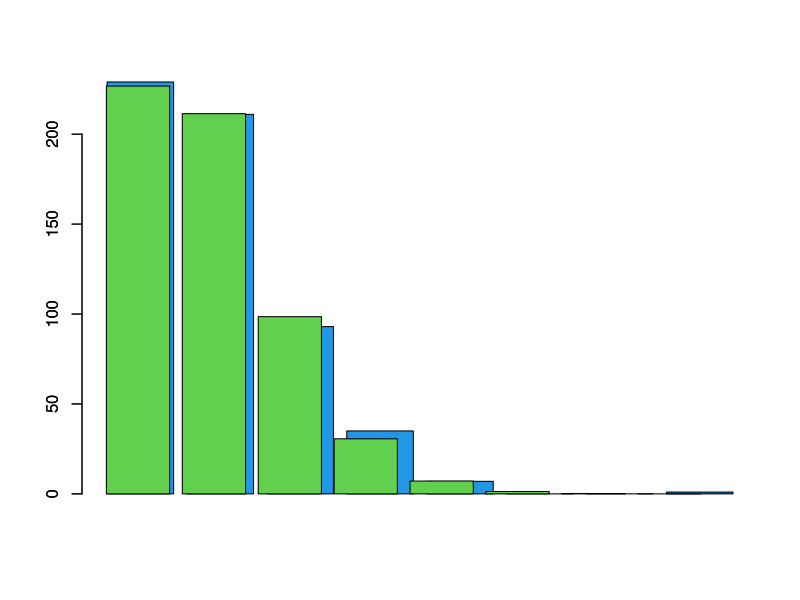
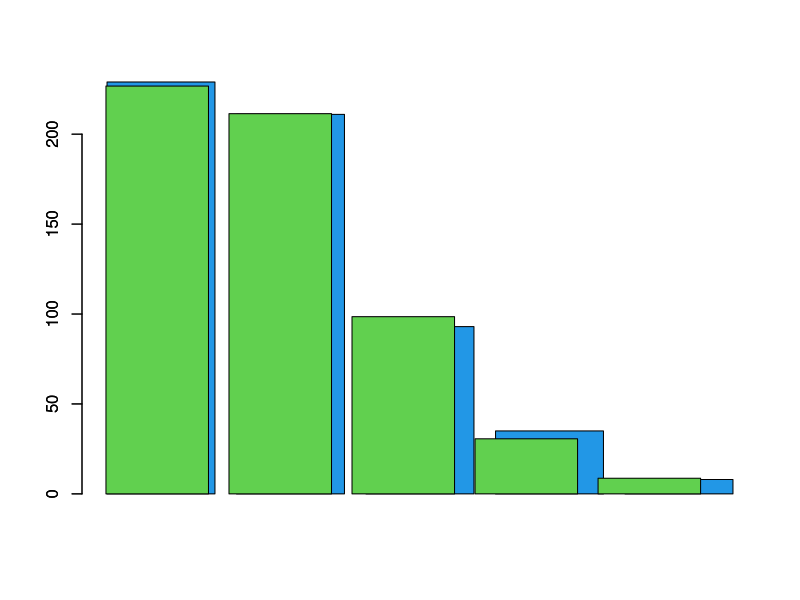
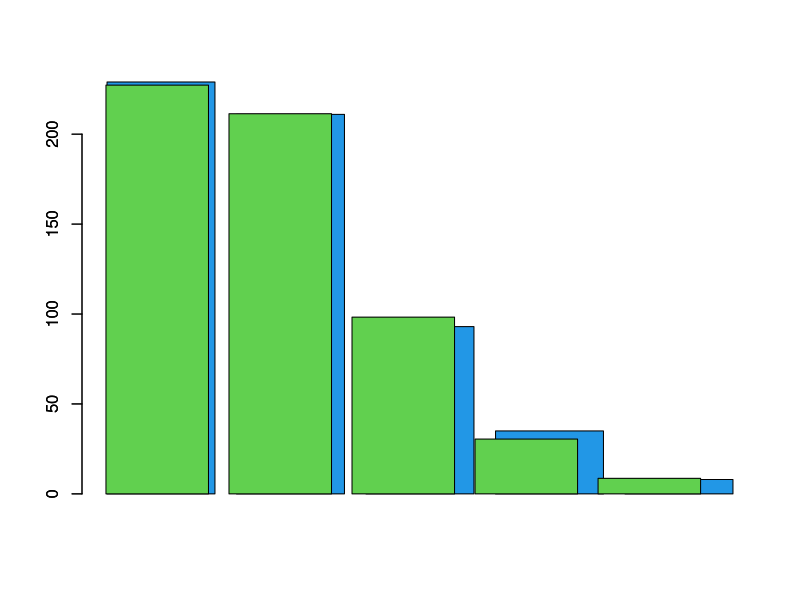

These figures' R source, in order:
# xi^2
# Task 1
x = c(69971, 382, 1, 1, 0)
y = c(1093547, 2469, 153, 16, 0)
x[5] = 1000000 - sum(x)
y[5] = 18580121 - sum(y)

p = y / sum(y)
z = p * 1000000

chisq.test(x=x, p=p)


x = c(69971, 382, 1, 0)
y = c(1093547, 2469, 153, 0)
x[4] = 1000000 - sum(x)
y[4] = 18580121 - sum(y)

p = y / sum(y)
z = p * 1000000

chisq.test(x=x, p=p)

# Task 2
x = c(229, 211, 93, 35, 7, 0, 0, 1)
y = 0:7
lambda = sum(x/ sum(x) * y)

p = dpois(y, lambda)
p[8] = 1 - ppois(6, lambda)
sum(p)

z = p * sum(x)
z

barplot(x, col=4)
barplot(z, add=T, col=3, width=0.95)
?barplot

chisq.test(x=x, p=p)

# Task 3
x = c(229, 211, 93, 35, 8)
y = 0:4

p = dpois(y, lambda)
p[5] = 1 - ppois(3, lambda)
sum(p)

z = p * sum(x)
z

barplot(x, col=4)
barplot(z, add=T, col=3, width=0.95)

chisq.test(x, p=p)

1 - pchisq(1.0301, 3)

# max likelihood
lambda = seq(0.9, 1, 0.001)
n = length(lambda)
likelihood = 1:n
for (i in 1:n)
{
  p = dpois(y, lambda[i])
  p[5] = 1 - ppois(3, lambda[i])
  likelihood[i] = sum(x * log(p))
}
lambda = lambda[which.max(likelihood)]

p = dpois(y, lambda)
p[5] = 1 - ppois(3, lambda)
sum(p)

z = p * sum(x)
z

barplot(x, col=4)
barplot(z, add=T, col=3, width=0.95)

chisq.test(x, p=p)
1 - pchisq(1.0189, 3)

